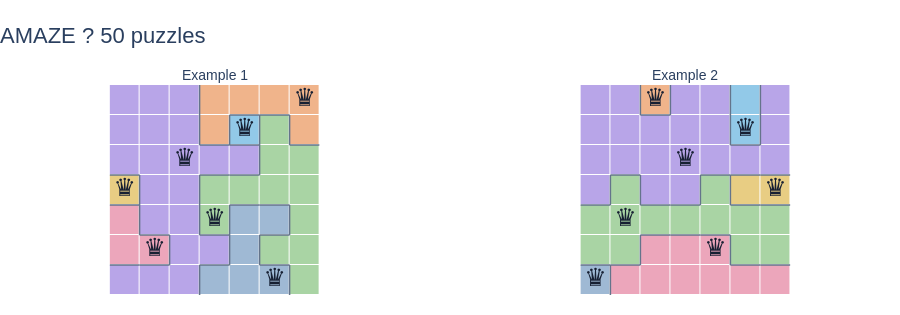
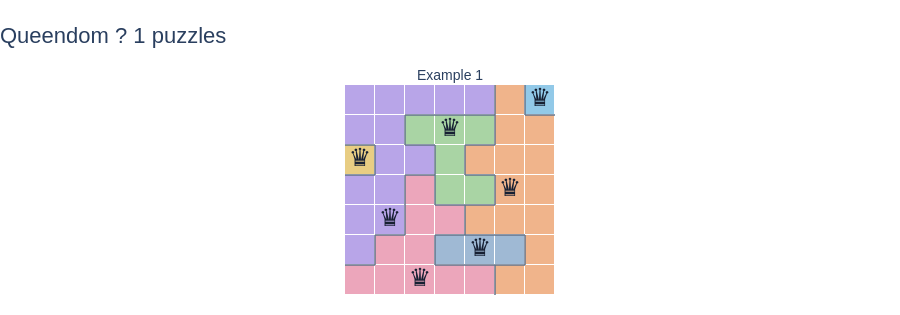
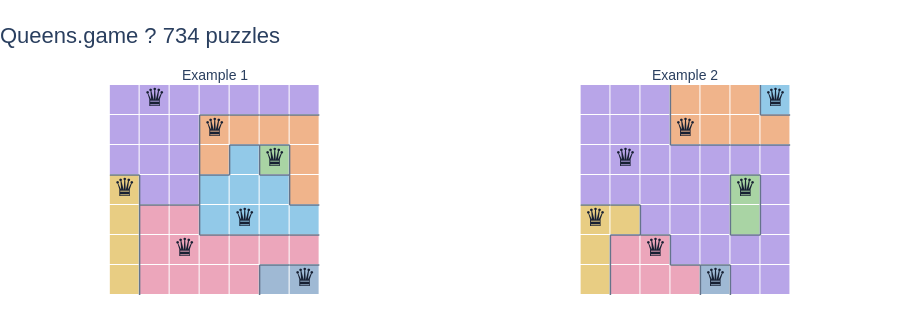
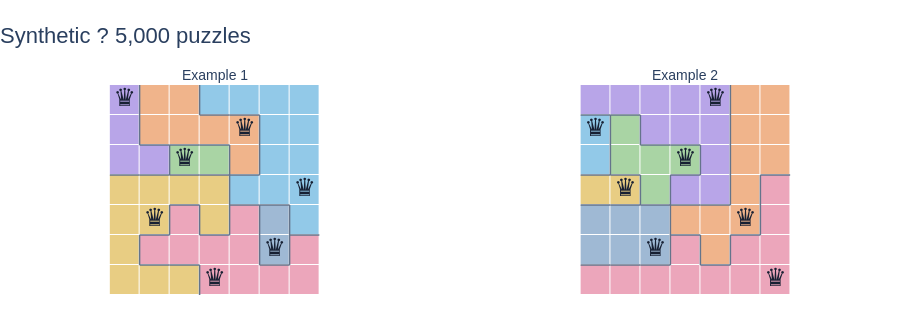

The code cell stored with these charts, in order, in its notebook:
### Markdown cell above
### 1.1 Examples from every source

Draw up to two distinct examples per source before augmentation, with the supplied queens directly on the complete region coloring. Queendom contributes one example.

### Code cell
SOURCE_EXAMPLES = 2
source_example_rng = np.random.default_rng(SEED + 201)
dataset_source_examples = {}
for source_name in sorted(set(puzzles["source_names"].tolist())):
    available = np.flatnonzero(puzzles["source_names"] == source_name)
    chosen = source_example_rng.choice(
        available,
        size=min(SOURCE_EXAMPLES, len(available)),
        replace=False,
    )
    dataset_source_examples[source_name] = chosen
    fig = make_subplots(
        rows=1,
        cols=len(chosen),
        subplot_titles=[f"Example {number}" for number in range(1, len(chosen) + 1)],
        horizontal_spacing=0.07,
    )
    for col, index in enumerate(chosen, start=1):
        add_board(fig, regions[index], regions[index], 1, col)
        queen_rows, queen_cols = np.where(queen_masks[index])
        fig.add_trace(
            go.Scatter(
                x=queen_cols,
                y=queen_rows,
                mode="text",
                text=[chr(0x265B)] * len(queen_rows),
                textfont=dict(size=25, color="#172033"),
                hoverinfo="skip",
                showlegend=False,
            ),
            row=1,
            col=col,
        )
    style_boards(
        fig,
        f"{source_name} ? {len(available):,} puzzles",
        rows=1,
    ).show(config=PLOT_CONFIG)

### Figure 1 — Plotly figure (JSON) as saved in the notebook; plotly's stock layout.template omitted (floating-point values rounded to 4 significant figures)
{"data": [{"colorscale": [[0, "#B8A5E8"], [0.125, "#B8A5E8"], [0.125, "#F0B48B"], [0.25, "#F0B48B"], [0.25, "#92C9E8"], [0.375, "#92C9E8"], [0.375, "#A9D4A4"], [0.5, "#A9D4A4"], [0.5, "#E8CD83"], [0.625, "#E8CD83"], [0.625, "#ECA6BB"], [0.75, "#ECA6BB"], [0.75, "#9FB9D4"], [0.875, "#9FB9D4"], [0.875, "#F1F3F5"], [1, "#F1F3F5"]], "customdata": [[0, 0, 0, 1, 1, 1, 1], [0, 0, 0, 1, 2, 3, 1], [0, 0, 0, 0, 0, 3, 3], [4, 0, 0, 3, 3, 3, 3], [5, 0, 0, 3, 6, 6, 3], [5, 5, 0, 0, 6, 3, 3], [0, 0, 0, 6, 6, 6, 3]], "hovertemplate": "row=%{y}, col=%{x}<br>region=%{customdata}<br>token=%{z}<extra></extra>", "showscale": false, "type": "heatmap", "xaxis": "x", "xgap": 1, "yaxis": "y", "ygap": 1, "z": [[0, 0, 0, 1, 1, 1, 1], [0, 0, 0, 1, 2, 3, 1], [0, 0, 0, 0, 0, 3, 3], [4, 0, 0, 3, 3, 3, 3], [5, 0, 0, 3, 6, 6, 3], [5, 5, 0, 0, 6, 3, 3], [0, 0, 0, 6, 6, 6, 3]], "zmax": 7.5, "zmin": -0.5}, {"hoverinfo": "skip", "line": {"color": "#64748B", "width": 1.5}, "mode": "lines", "showlegend": false, "type": "scatter", "x": [2.5, 2.5, null, 3.5, 4.5, null, 4.5, 5.5, null, 2.5, 2.5, null, 3.5, 3.5, null, 2.5, 3.5, null, 4.5, 4.5, null, 3.5, 4.5, null, 5.5, 5.5, null, 5.5, 6.5, null, -0.5, 0.5, null, 2.5, 3.5, null, 4.5, 4.5, null, 3.5, 4.5, null, 0.5, 0.5, null, -0.5, 0.5, null, 2.5, 2.5, null, 3.5, 4.5, null, 4.5, 5.5, null, 0.5, 0.5, null, 0.5, 1.5, null, 2.5, 2.5, null, 3.5, 3.5, null, 2.5, 3.5, null, 5.5, 5.5, null, 4.5, 5.5, null, -0.5, 0.5, null, 1.5, 1.5, null, 0.5, 1.5, null, 3.5, 3.5, null, 2.5, 3.5, null, 4.5, 4.5, null, 4.5, 5.5, null, 2.5, 2.5, null, 5.5, 5.5, null], "xaxis": "x", "y": [-0.5, 0.5, null, 0.5, 0.5, null, 0.5, 0.5, null, 0.5, 1.5, null, 0.5, 1.5, null, 1.5, 1.5, null, 0.5, 1.5, null, 1.5, 1.5, null, 0.5, 1.5, null, 1.5, 1.5, null, 2.5, 2.5, null, 2.5, 2.5, null, 1.5, 2.5, null, 2.5, 2.5, null, 2.5, 3.5, null, 3.5, 3.5, null, 2.5, 3.5, null, 3.5, 3.5, null, 3.5, 3.5, null, 3.5, 4.5, null, 4.5, 4.5, null, 3.5, 4.5, null, 3.5, 4.5, null, 4.5, 4.5, null, 3.5, 4.5, null, 4.5, 4.5, null, 5.5, 5.5, null, 4.5, 5.5, null, 5.5, 5.5, null, 4.5, 5.5, null, 5.5, 5.5, null, 4.5, 5.5, null, 5.5, 5.5, null, 5.5, 6.5, null, 5.5, 6.5, null], "yaxis": "y"}, {"hoverinfo": "skip", "mode": "text", "showlegend": false, "text": ["♛", "♛", "♛", "♛", "♛", "♛", "♛"], "textfont": {"color": "#172033", "size": 25}, "type": "scatter", "x": [6, 4, 2, 0, 3, 1, 5], "xaxis": "x", "y": [0, 1, 2, 3, 4, 5, 6], "yaxis": "y"}, {"colorscale": [[0, "#B8A5E8"], [0.125, "#B8A5E8"], [0.125, "#F0B48B"], [0.25, "#F0B48B"], [0.25, "#92C9E8"], [0.375, "#92C9E8"], [0.375, "#A9D4A4"], [0.5, "#A9D4A4"], [0.5, "#E8CD83"], [0.625, "#E8CD83"], [0.625, "#ECA6BB"], [0.75, "#ECA6BB"], [0.75, "#9FB9D4"], [0.875, "#9FB9D4"], [0.875, "#F1F3F5"], [1, "#F1F3F5"]], "customdata": [[0, 0, 1, 0, 0, 2, 0], [0, 0, 0, 0, 0, 2, 0], [0, 0, 0, 0, 0, 0, 0], [0, 3, 0, 0, 3, 4, 4], [3, 3, 3, 3, 3, 3, 3], [3, 3, 5, 5, 5, 3, 3], [6, 5, 5, 5, 5, 5, 5]], "hovertemplate": "row=%{y}, col=%{x}<br>region=%{customdata}<br>token=%{z}<extra></extra>", "showscale": false, "type": "heatmap", "xaxis": "x2", "xgap": 1, "yaxis": "y2", "ygap": 1, "z": [[0, 0, 1, 0, 0, 2, 0], [0, 0, 0, 0, 0, 2, 0], [0, 0, 0, 0, 0, 0, 0], [0, 3, 0, 0, 3, 4, 4], [3, 3, 3, 3, 3, 3, 3], [3, 3, 5, 5, 5, 3, 3], [6, 5, 5, 5, 5, 5, 5]], "zmax": 7.5, "zmin": -0.5}, {"hoverinfo": "skip", "line": {"color": "#64748B", "width": 1.5}, "mode": "lines", "showlegend": false, "type": "scatter", "x": [1.5, 1.5, null, 2.5, 2.5, null, 1.5, 2.5, null, 4.5, 4.5, null, 5.5, 5.5, null, 4.5, 4.5, null, 5.5, 5.5, null, 4.5, 5.5, null, 0.5, 1.5, null, 3.5, 4.5, null, 4.5, 5.5, null, 5.5, 6.5, null, 0.5, 0.5, null, -0.5, 0.5, null, 1.5, 1.5, null, 1.5, 2.5, null, 3.5, 3.5, null, 2.5, 3.5, null, 4.5, 4.5, null, 4.5, 5.5, null, 5.5, 6.5, null, 1.5, 2.5, null, 2.5, 3.5, null, 3.5, 4.5, null, -0.5, 0.5, null, 1.5, 1.5, null, 0.5, 1.5, null, 4.5, 4.5, null, 4.5, 5.5, null, 5.5, 6.5, null, 0.5, 0.5, null], "xaxis": "x2", "y": [-0.5, 0.5, null, -0.5, 0.5, null, 0.5, 0.5, null, -0.5, 0.5, null, -0.5, 0.5, null, 0.5, 1.5, null, 0.5, 1.5, null, 1.5, 1.5, null, 2.5, 2.5, null, 2.5, 2.5, null, 2.5, 2.5, null, 2.5, 2.5, null, 2.5, 3.5, null, 3.5, 3.5, null, 2.5, 3.5, null, 3.5, 3.5, null, 2.5, 3.5, null, 3.5, 3.5, null, 2.5, 3.5, null, 3.5, 3.5, null, 3.5, 3.5, null, 4.5, 4.5, null, 4.5, 4.5, null, 4.5, 4.5, null, 5.5, 5.5, null, 4.5, 5.5, null, 5.5, 5.5, null, 4.5, 5.5, null, 5.5, 5.5, null, 5.5, 5.5, null, 5.5, 6.5, null], "yaxis": "y2"}, {"hoverinfo": "skip", "mode": "text", "showlegend": false, "text": ["♛", "♛", "♛", "♛", "♛", "♛", "♛"], "textfont": {"color": "#172033", "size": 25}, "type": "scatter", "x": [2, 5, 3, 6, 1, 4, 0], "xaxis": "x2", "y": [0, 1, 2, 3, 4, 5, 6], "yaxis": "y2"}], "layout": {"annotations": [{"font": {"size": 14}, "showarrow": false, "text": "Example 1", "x": 0.2325, "xanchor": "center", "xref": "paper", "y": 1, "yanchor": "bottom", "yref": "paper"}, {"font": {"size": 14}, "showarrow": false, "text": "Example 2", "x": 0.7675, "xanchor": "center", "xref": "paper", "y": 1, "yanchor": "bottom", "yref": "paper"}], "autosize": true, "font": {"family": "Arial, sans-serif", "size": 15}, "height": 315, "margin": {"b": 20, "l": 10, "r": 10, "t": 85}, "showlegend": false, "title": {"font": {"size": 22}, "text": "AMAZE ? 50 puzzles", "x": 0}, "xaxis": {"anchor": "y", "constrain": "domain", "domain": [0, 0.465], "fixedrange": true, "range": [-0.5, 6.5], "showgrid": false, "showticklabels": false, "zeroline": false}, "xaxis2": {"anchor": "y2", "constrain": "domain", "domain": [0.535, 1.0], "fixedrange": true, "range": [-0.5, 6.5], "showgrid": false, "showticklabels": false, "zeroline": false}, "yaxis": {"anchor": "x", "constrain": "domain", "domain": [0, 1], "fixedrange": true, "range": [6.5, -0.5], "scaleanchor": "x", "scaleratio": 1, "showgrid": false, "showticklabels": false, "zeroline": false}, "yaxis2": {"anchor": "x2", "constrain": "domain", "domain": [0, 1], "fixedrange": true, "range": [6.5, -0.5], "scaleanchor": "x2", "scaleratio": 1, "showgrid": false, "showticklabels": false, "zeroline": false}}}

### Figure 2 — Plotly figure (JSON) as saved in the notebook; plotly's stock layout.template omitted (floating-point values rounded to 4 significant figures)
{"data": [{"colorscale": [[0, "#B8A5E8"], [0.125, "#B8A5E8"], [0.125, "#F0B48B"], [0.25, "#F0B48B"], [0.25, "#92C9E8"], [0.375, "#92C9E8"], [0.375, "#A9D4A4"], [0.5, "#A9D4A4"], [0.5, "#E8CD83"], [0.625, "#E8CD83"], [0.625, "#ECA6BB"], [0.75, "#ECA6BB"], [0.75, "#9FB9D4"], [0.875, "#9FB9D4"], [0.875, "#F1F3F5"], [1, "#F1F3F5"]], "customdata": [[0, 0, 0, 0, 0, 1, 2], [0, 0, 3, 3, 3, 1, 1], [4, 0, 0, 3, 1, 1, 1], [0, 0, 5, 3, 3, 1, 1], [0, 0, 5, 5, 1, 1, 1], [0, 5, 5, 6, 6, 6, 1], [5, 5, 5, 5, 5, 1, 1]], "hovertemplate": "row=%{y}, col=%{x}<br>region=%{customdata}<br>token=%{z}<extra></extra>", "showscale": false, "type": "heatmap", "xaxis": "x", "xgap": 1, "yaxis": "y", "ygap": 1, "z": [[0, 0, 0, 0, 0, 1, 2], [0, 0, 3, 3, 3, 1, 1], [4, 0, 0, 3, 1, 1, 1], [0, 0, 5, 3, 3, 1, 1], [0, 0, 5, 5, 1, 1, 1], [0, 5, 5, 6, 6, 6, 1], [5, 5, 5, 5, 5, 1, 1]], "zmax": 7.5, "zmin": -0.5}, {"hoverinfo": "skip", "line": {"color": "#64748B", "width": 1.5}, "mode": "lines", "showlegend": false, "type": "scatter", "x": [1.5, 2.5, null, 2.5, 3.5, null, 4.5, 4.5, null, 3.5, 4.5, null, 5.5, 5.5, null, 5.5, 6.5, null, -0.5, 0.5, null, 1.5, 1.5, null, 1.5, 2.5, null, 4.5, 4.5, null, 3.5, 4.5, null, 0.5, 0.5, null, -0.5, 0.5, null, 2.5, 2.5, null, 1.5, 2.5, null, 3.5, 3.5, null, 3.5, 4.5, null, 1.5, 1.5, null, 2.5, 2.5, null, 2.5, 3.5, null, 4.5, 4.5, null, 3.5, 4.5, null, 1.5, 1.5, null, 0.5, 1.5, null, 3.5, 3.5, null, 2.5, 3.5, null, 3.5, 4.5, null, 4.5, 5.5, null, 0.5, 0.5, null, -0.5, 0.5, null, 2.5, 2.5, null, 2.5, 3.5, null, 3.5, 4.5, null, 5.5, 5.5, null, 4.5, 5.5, null, 4.5, 4.5, null], "xaxis": "x", "y": [0.5, 0.5, null, 0.5, 0.5, null, -0.5, 0.5, null, 0.5, 0.5, null, -0.5, 0.5, null, 0.5, 0.5, null, 1.5, 1.5, null, 0.5, 1.5, null, 1.5, 1.5, null, 0.5, 1.5, null, 1.5, 1.5, null, 1.5, 2.5, null, 2.5, 2.5, null, 1.5, 2.5, null, 2.5, 2.5, null, 1.5, 2.5, null, 2.5, 2.5, null, 2.5, 3.5, null, 2.5, 3.5, null, 3.5, 3.5, null, 2.5, 3.5, null, 3.5, 3.5, null, 3.5, 4.5, null, 4.5, 4.5, null, 3.5, 4.5, null, 4.5, 4.5, null, 4.5, 4.5, null, 4.5, 4.5, null, 4.5, 5.5, null, 5.5, 5.5, null, 4.5, 5.5, null, 5.5, 5.5, null, 5.5, 5.5, null, 4.5, 5.5, null, 5.5, 5.5, null, 5.5, 6.5, null], "yaxis": "y"}, {"hoverinfo": "skip", "mode": "text", "showlegend": false, "text": ["♛", "♛", "♛", "♛", "♛", "♛", "♛"], "textfont": {"color": "#172033", "size": 25}, "type": "scatter", "x": [6, 3, 0, 5, 1, 4, 2], "xaxis": "x", "y": [0, 1, 2, 3, 4, 5, 6], "yaxis": "y"}], "layout": {"annotations": [{"font": {"size": 14}, "showarrow": false, "text": "Example 1", "x": 0.5, "xanchor": "center", "xref": "paper", "y": 1, "yanchor": "bottom", "yref": "paper"}], "autosize": true, "font": {"family": "Arial, sans-serif", "size": 15}, "height": 315, "margin": {"b": 20, "l": 10, "r": 10, "t": 85}, "showlegend": false, "title": {"font": {"size": 22}, "text": "Queendom ? 1 puzzles", "x": 0}, "xaxis": {"anchor": "y", "constrain": "domain", "domain": [0, 1], "fixedrange": true, "range": [-0.5, 6.5], "showgrid": false, "showticklabels": false, "zeroline": false}, "yaxis": {"anchor": "x", "constrain": "domain", "domain": [0, 1], "fixedrange": true, "range": [6.5, -0.5], "scaleanchor": "x", "scaleratio": 1, "showgrid": false, "showticklabels": false, "zeroline": false}}}

### Figure 3 — Plotly figure (JSON) as saved in the notebook; plotly's stock layout.template omitted (floating-point values rounded to 4 significant figures)
{"data": [{"colorscale": [[0, "#B8A5E8"], [0.125, "#B8A5E8"], [0.125, "#F0B48B"], [0.25, "#F0B48B"], [0.25, "#92C9E8"], [0.375, "#92C9E8"], [0.375, "#A9D4A4"], [0.5, "#A9D4A4"], [0.5, "#E8CD83"], [0.625, "#E8CD83"], [0.625, "#ECA6BB"], [0.75, "#ECA6BB"], [0.75, "#9FB9D4"], [0.875, "#9FB9D4"], [0.875, "#F1F3F5"], [1, "#F1F3F5"]], "customdata": [[0, 0, 0, 0, 0, 0, 0], [0, 0, 0, 1, 1, 1, 1], [0, 0, 0, 1, 2, 3, 1], [4, 0, 0, 2, 2, 2, 1], [4, 5, 5, 2, 2, 2, 2], [4, 5, 5, 5, 5, 5, 5], [4, 5, 5, 5, 5, 6, 6]], "hovertemplate": "row=%{y}, col=%{x}<br>region=%{customdata}<br>token=%{z}<extra></extra>", "showscale": false, "type": "heatmap", "xaxis": "x", "xgap": 1, "yaxis": "y", "ygap": 1, "z": [[0, 0, 0, 0, 0, 0, 0], [0, 0, 0, 1, 1, 1, 1], [0, 0, 0, 1, 2, 3, 1], [4, 0, 0, 2, 2, 2, 1], [4, 5, 5, 2, 2, 2, 2], [4, 5, 5, 5, 5, 5, 5], [4, 5, 5, 5, 5, 6, 6]], "zmax": 7.5, "zmin": -0.5}, {"hoverinfo": "skip", "line": {"color": "#64748B", "width": 1.5}, "mode": "lines", "showlegend": false, "type": "scatter", "x": [2.5, 3.5, null, 3.5, 4.5, null, 4.5, 5.5, null, 5.5, 6.5, null, 2.5, 2.5, null, 3.5, 4.5, null, 4.5, 5.5, null, -0.5, 0.5, null, 2.5, 2.5, null, 3.5, 3.5, null, 2.5, 3.5, null, 4.5, 4.5, null, 5.5, 5.5, null, 4.5, 5.5, null, 0.5, 0.5, null, 0.5, 1.5, null, 2.5, 2.5, null, 1.5, 2.5, null, 5.5, 5.5, null, 5.5, 6.5, null, 0.5, 0.5, null, 2.5, 2.5, null, 2.5, 3.5, null, 3.5, 4.5, null, 4.5, 5.5, null, 5.5, 6.5, null, 0.5, 0.5, null, 4.5, 5.5, null, 5.5, 6.5, null, 0.5, 0.5, null, 4.5, 4.5, null], "xaxis": "x", "y": [0.5, 0.5, null, 0.5, 0.5, null, 0.5, 0.5, null, 0.5, 0.5, null, 0.5, 1.5, null, 1.5, 1.5, null, 1.5, 1.5, null, 2.5, 2.5, null, 1.5, 2.5, null, 1.5, 2.5, null, 2.5, 2.5, null, 1.5, 2.5, null, 1.5, 2.5, null, 2.5, 2.5, null, 2.5, 3.5, null, 3.5, 3.5, null, 2.5, 3.5, null, 3.5, 3.5, null, 2.5, 3.5, null, 3.5, 3.5, null, 3.5, 4.5, null, 3.5, 4.5, null, 4.5, 4.5, null, 4.5, 4.5, null, 4.5, 4.5, null, 4.5, 4.5, null, 4.5, 5.5, null, 5.5, 5.5, null, 5.5, 5.5, null, 5.5, 6.5, null, 5.5, 6.5, null], "yaxis": "y"}, {"hoverinfo": "skip", "mode": "text", "showlegend": false, "text": ["♛", "♛", "♛", "♛", "♛", "♛", "♛"], "textfont": {"color": "#172033", "size": 25}, "type": "scatter", "x": [1, 3, 5, 0, 4, 2, 6], "xaxis": "x", "y": [0, 1, 2, 3, 4, 5, 6], "yaxis": "y"}, {"colorscale": [[0, "#B8A5E8"], [0.125, "#B8A5E8"], [0.125, "#F0B48B"], [0.25, "#F0B48B"], [0.25, "#92C9E8"], [0.375, "#92C9E8"], [0.375, "#A9D4A4"], [0.5, "#A9D4A4"], [0.5, "#E8CD83"], [0.625, "#E8CD83"], [0.625, "#ECA6BB"], [0.75, "#ECA6BB"], [0.75, "#9FB9D4"], [0.875, "#9FB9D4"], [0.875, "#F1F3F5"], [1, "#F1F3F5"]], "customdata": [[0, 0, 0, 1, 1, 1, 2], [0, 0, 0, 1, 1, 1, 1], [0, 0, 0, 0, 0, 0, 0], [0, 0, 0, 0, 0, 3, 0], [4, 4, 0, 0, 0, 3, 0], [4, 5, 5, 0, 0, 0, 0], [4, 5, 5, 5, 6, 0, 0]], "hovertemplate": "row=%{y}, col=%{x}<br>region=%{customdata}<br>token=%{z}<extra></extra>", "showscale": false, "type": "heatmap", "xaxis": "x2", "xgap": 1, "yaxis": "y2", "ygap": 1, "z": [[0, 0, 0, 1, 1, 1, 2], [0, 0, 0, 1, 1, 1, 1], [0, 0, 0, 0, 0, 0, 0], [0, 0, 0, 0, 0, 3, 0], [4, 4, 0, 0, 0, 3, 0], [4, 5, 5, 0, 0, 0, 0], [4, 5, 5, 5, 6, 0, 0]], "zmax": 7.5, "zmin": -0.5}, {"hoverinfo": "skip", "line": {"color": "#64748B", "width": 1.5}, "mode": "lines", "showlegend": false, "type": "scatter", "x": [2.5, 2.5, null, 5.5, 5.5, null, 5.5, 6.5, null, 2.5, 2.5, null, 2.5, 3.5, null, 3.5, 4.5, null, 4.5, 5.5, null, 5.5, 6.5, null, 4.5, 5.5, null, -0.5, 0.5, null, 0.5, 1.5, null, 4.5, 4.5, null, 5.5, 5.5, null, 1.5, 1.5, null, 0.5, 1.5, null, 1.5, 2.5, null, 4.5, 4.5, null, 5.5, 5.5, null, 4.5, 5.5, null, 0.5, 0.5, null, 2.5, 2.5, null, 2.5, 3.5, null, 3.5, 4.5, null, 0.5, 0.5, null, 3.5, 3.5, null, 4.5, 4.5, null], "xaxis": "x2", "y": [-0.5, 0.5, null, -0.5, 0.5, null, 0.5, 0.5, null, 0.5, 1.5, null, 1.5, 1.5, null, 1.5, 1.5, null, 1.5, 1.5, null, 1.5, 1.5, null, 2.5, 2.5, null, 3.5, 3.5, null, 3.5, 3.5, null, 2.5, 3.5, null, 2.5, 3.5, null, 3.5, 4.5, null, 4.5, 4.5, null, 4.5, 4.5, null, 3.5, 4.5, null, 3.5, 4.5, null, 4.5, 4.5, null, 4.5, 5.5, null, 4.5, 5.5, null, 5.5, 5.5, null, 5.5, 5.5, null, 5.5, 6.5, null, 5.5, 6.5, null, 5.5, 6.5, null], "yaxis": "y2"}, {"hoverinfo": "skip", "mode": "text", "showlegend": false, "text": ["♛", "♛", "♛", "♛", "♛", "♛", "♛"], "textfont": {"color": "#172033", "size": 25}, "type": "scatter", "x": [6, 3, 1, 5, 0, 2, 4], "xaxis": "x2", "y": [0, 1, 2, 3, 4, 5, 6], "yaxis": "y2"}], "layout": {"annotations": [{"font": {"size": 14}, "showarrow": false, "text": "Example 1", "x": 0.2325, "xanchor": "center", "xref": "paper", "y": 1, "yanchor": "bottom", "yref": "paper"}, {"font": {"size": 14}, "showarrow": false, "text": "Example 2", "x": 0.7675, "xanchor": "center", "xref": "paper", "y": 1, "yanchor": "bottom", "yref": "paper"}], "autosize": true, "font": {"family": "Arial, sans-serif", "size": 15}, "height": 315, "margin": {"b": 20, "l": 10, "r": 10, "t": 85}, "showlegend": false, "title": {"font": {"size": 22}, "text": "Queens.game ? 734 puzzles", "x": 0}, "xaxis": {"anchor": "y", "constrain": "domain", "domain": [0, 0.465], "fixedrange": true, "range": [-0.5, 6.5], "showgrid": false, "showticklabels": false, "zeroline": false}, "xaxis2": {"anchor": "y2", "constrain": "domain", "domain": [0.535, 1.0], "fixedrange": true, "range": [-0.5, 6.5], "showgrid": false, "showticklabels": false, "zeroline": false}, "yaxis": {"anchor": "x", "constrain": "domain", "domain": [0, 1], "fixedrange": true, "range": [6.5, -0.5], "scaleanchor": "x", "scaleratio": 1, "showgrid": false, "showticklabels": false, "zeroline": false}, "yaxis2": {"anchor": "x2", "constrain": "domain", "domain": [0, 1], "fixedrange": true, "range": [6.5, -0.5], "scaleanchor": "x2", "scaleratio": 1, "showgrid": false, "showticklabels": false, "zeroline": false}}}

### Figure 4 — Plotly figure (JSON) as saved in the notebook; plotly's stock layout.template omitted (floating-point values rounded to 4 significant figures)
{"data": [{"colorscale": [[0, "#B8A5E8"], [0.125, "#B8A5E8"], [0.125, "#F0B48B"], [0.25, "#F0B48B"], [0.25, "#92C9E8"], [0.375, "#92C9E8"], [0.375, "#A9D4A4"], [0.5, "#A9D4A4"], [0.5, "#E8CD83"], [0.625, "#E8CD83"], [0.625, "#ECA6BB"], [0.75, "#ECA6BB"], [0.75, "#9FB9D4"], [0.875, "#9FB9D4"], [0.875, "#F1F3F5"], [1, "#F1F3F5"]], "customdata": [[0, 1, 1, 2, 2, 2, 2], [0, 1, 1, 1, 1, 2, 2], [0, 0, 3, 3, 1, 2, 2], [4, 4, 4, 4, 2, 2, 2], [4, 4, 5, 4, 5, 6, 2], [4, 5, 5, 5, 5, 6, 5], [4, 4, 4, 5, 5, 5, 5]], "hovertemplate": "row=%{y}, col=%{x}<br>region=%{customdata}<br>token=%{z}<extra></extra>", "showscale": false, "type": "heatmap", "xaxis": "x", "xgap": 1, "yaxis": "y", "ygap": 1, "z": [[0, 1, 1, 2, 2, 2, 2], [0, 1, 1, 1, 1, 2, 2], [0, 0, 3, 3, 1, 2, 2], [4, 4, 4, 4, 2, 2, 2], [4, 4, 5, 4, 5, 6, 2], [4, 5, 5, 5, 5, 6, 5], [4, 4, 4, 5, 5, 5, 5]], "zmax": 7.5, "zmin": -0.5}, {"hoverinfo": "skip", "line": {"color": "#64748B", "width": 1.5}, "mode": "lines", "showlegend": false, "type": "scatter", "x": [0.5, 0.5, null, 2.5, 2.5, null, 2.5, 3.5, null, 3.5, 4.5, null, 0.5, 0.5, null, 0.5, 1.5, null, 1.5, 2.5, null, 2.5, 3.5, null, 4.5, 4.5, null, -0.5, 0.5, null, 1.5, 1.5, null, 0.5, 1.5, null, 1.5, 2.5, null, 3.5, 3.5, null, 2.5, 3.5, null, 4.5, 4.5, null, 3.5, 4.5, null, 1.5, 2.5, null, 3.5, 3.5, null, 3.5, 4.5, null, 4.5, 5.5, null, 1.5, 1.5, null, 0.5, 1.5, null, 2.5, 2.5, null, 3.5, 3.5, null, 2.5, 3.5, null, 4.5, 4.5, null, 5.5, 5.5, null, 5.5, 6.5, null, 0.5, 0.5, null, 0.5, 1.5, null, 1.5, 2.5, null, 4.5, 4.5, null, 5.5, 5.5, null, 4.5, 5.5, null, 2.5, 2.5, null], "xaxis": "x", "y": [-0.5, 0.5, null, -0.5, 0.5, null, 0.5, 0.5, null, 0.5, 0.5, null, 0.5, 1.5, null, 1.5, 1.5, null, 1.5, 1.5, null, 1.5, 1.5, null, 0.5, 1.5, null, 2.5, 2.5, null, 1.5, 2.5, null, 2.5, 2.5, null, 2.5, 2.5, null, 1.5, 2.5, null, 2.5, 2.5, null, 1.5, 2.5, null, 2.5, 2.5, null, 3.5, 3.5, null, 2.5, 3.5, null, 3.5, 3.5, null, 3.5, 3.5, null, 3.5, 4.5, null, 4.5, 4.5, null, 3.5, 4.5, null, 3.5, 4.5, null, 4.5, 4.5, null, 3.5, 4.5, null, 3.5, 4.5, null, 4.5, 4.5, null, 4.5, 5.5, null, 5.5, 5.5, null, 5.5, 5.5, null, 4.5, 5.5, null, 4.5, 5.5, null, 5.5, 5.5, null, 5.5, 6.5, null], "yaxis": "y"}, {"hoverinfo": "skip", "mode": "text", "showlegend": false, "text": ["♛", "♛", "♛", "♛", "♛", "♛", "♛"], "textfont": {"color": "#172033", "size": 25}, "type": "scatter", "x": [0, 4, 2, 6, 1, 5, 3], "xaxis": "x", "y": [0, 1, 2, 3, 4, 5, 6], "yaxis": "y"}, {"colorscale": [[0, "#B8A5E8"], [0.125, "#B8A5E8"], [0.125, "#F0B48B"], [0.25, "#F0B48B"], [0.25, "#92C9E8"], [0.375, "#92C9E8"], [0.375, "#A9D4A4"], [0.5, "#A9D4A4"], [0.5, "#E8CD83"], [0.625, "#E8CD83"], [0.625, "#ECA6BB"], [0.75, "#ECA6BB"], [0.75, "#9FB9D4"], [0.875, "#9FB9D4"], [0.875, "#F1F3F5"], [1, "#F1F3F5"]], "customdata": [[0, 0, 0, 0, 0, 1, 1], [2, 3, 0, 0, 0, 1, 1], [2, 3, 3, 3, 0, 1, 1], [4, 4, 3, 0, 0, 1, 5], [6, 6, 6, 1, 1, 1, 5], [6, 6, 6, 5, 1, 5, 5], [5, 5, 5, 5, 5, 5, 5]], "hovertemplate": "row=%{y}, col=%{x}<br>region=%{customdata}<br>token=%{z}<extra></extra>", "showscale": false, "type": "heatmap", "xaxis": "x2", "xgap": 1, "yaxis": "y2", "ygap": 1, "z": [[0, 0, 0, 0, 0, 1, 1], [2, 3, 0, 0, 0, 1, 1], [2, 3, 3, 3, 0, 1, 1], [4, 4, 3, 0, 0, 1, 5], [6, 6, 6, 1, 1, 1, 5], [6, 6, 6, 5, 1, 5, 5], [5, 5, 5, 5, 5, 5, 5]], "zmax": 7.5, "zmin": -0.5}, {"hoverinfo": "skip", "line": {"color": "#64748B", "width": 1.5}, "mode": "lines", "showlegend": false, "type": "scatter", "x": [-0.5, 0.5, null, 0.5, 1.5, null, 4.5, 4.5, null, 0.5, 0.5, null, 1.5, 1.5, null, 1.5, 2.5, null, 2.5, 3.5, null, 4.5, 4.5, null, 0.5, 0.5, null, -0.5, 0.5, null, 0.5, 1.5, null, 3.5, 3.5, null, 2.5, 3.5, null, 4.5, 4.5, null, 5.5, 6.5, null, -0.5, 0.5, null, 1.5, 1.5, null, 0.5, 1.5, null, 2.5, 2.5, null, 1.5, 2.5, null, 2.5, 3.5, null, 4.5, 4.5, null, 3.5, 4.5, null, 5.5, 5.5, null, 2.5, 2.5, null, 2.5, 3.5, null, 5.5, 5.5, null, 4.5, 5.5, null, -0.5, 0.5, null, 0.5, 1.5, null, 2.5, 2.5, null, 1.5, 2.5, null, 3.5, 3.5, null, 4.5, 4.5, null, 3.5, 4.5, null], "xaxis": "x2", "y": [0.5, 0.5, null, 0.5, 0.5, null, -0.5, 0.5, null, 0.5, 1.5, null, 0.5, 1.5, null, 1.5, 1.5, null, 1.5, 1.5, null, 0.5, 1.5, null, 1.5, 2.5, null, 2.5, 2.5, null, 2.5, 2.5, null, 1.5, 2.5, null, 2.5, 2.5, null, 1.5, 2.5, null, 2.5, 2.5, null, 3.5, 3.5, null, 2.5, 3.5, null, 3.5, 3.5, null, 2.5, 3.5, null, 3.5, 3.5, null, 3.5, 3.5, null, 2.5, 3.5, null, 3.5, 3.5, null, 2.5, 3.5, null, 3.5, 4.5, null, 4.5, 4.5, null, 3.5, 4.5, null, 4.5, 4.5, null, 5.5, 5.5, null, 5.5, 5.5, null, 4.5, 5.5, null, 5.5, 5.5, null, 4.5, 5.5, null, 4.5, 5.5, null, 5.5, 5.5, null], "yaxis": "y2"}, {"hoverinfo": "skip", "mode": "text", "showlegend": false, "text": ["♛", "♛", "♛", "♛", "♛", "♛", "♛"], "textfont": {"color": "#172033", "size": 25}, "type": "scatter", "x": [4, 0, 3, 1, 5, 2, 6], "xaxis": "x2", "y": [0, 1, 2, 3, 4, 5, 6], "yaxis": "y2"}], "layout": {"annotations": [{"font": {"size": 14}, "showarrow": false, "text": "Example 1", "x": 0.2325, "xanchor": "center", "xref": "paper", "y": 1, "yanchor": "bottom", "yref": "paper"}, {"font": {"size": 14}, "showarrow": false, "text": "Example 2", "x": 0.7675, "xanchor": "center", "xref": "paper", "y": 1, "yanchor": "bottom", "yref": "paper"}], "autosize": true, "font": {"family": "Arial, sans-serif", "size": 15}, "height": 315, "margin": {"b": 20, "l": 10, "r": 10, "t": 85}, "showlegend": false, "title": {"font": {"size": 22}, "text": "Synthetic ? 5,000 puzzles", "x": 0}, "xaxis": {"anchor": "y", "constrain": "domain", "domain": [0, 0.465], "fixedrange": true, "range": [-0.5, 6.5], "showgrid": false, "showticklabels": false, "zeroline": false}, "xaxis2": {"anchor": "y2", "constrain": "domain", "domain": [0.535, 1.0], "fixedrange": true, "range": [-0.5, 6.5], "showgrid": false, "showticklabels": false, "zeroline": false}, "yaxis": {"anchor": "x", "constrain": "domain", "domain": [0, 1], "fixedrange": true, "range": [6.5, -0.5], "scaleanchor": "x", "scaleratio": 1, "showgrid": false, "showticklabels": false, "zeroline": false}, "yaxis2": {"anchor": "x2", "constrain": "domain", "domain": [0, 1], "fixedrange": true, "range": [6.5, -0.5], "scaleanchor": "x2", "scaleratio": 1, "showgrid": false, "showticklabels": false, "zeroline": false}}}
